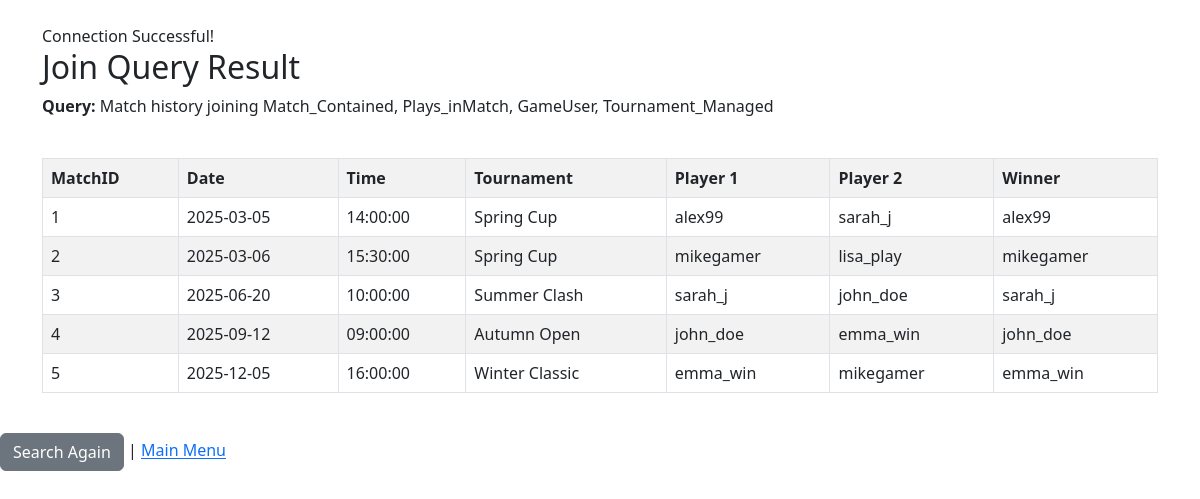
The page /queries/join.php on the database as committed earlier.
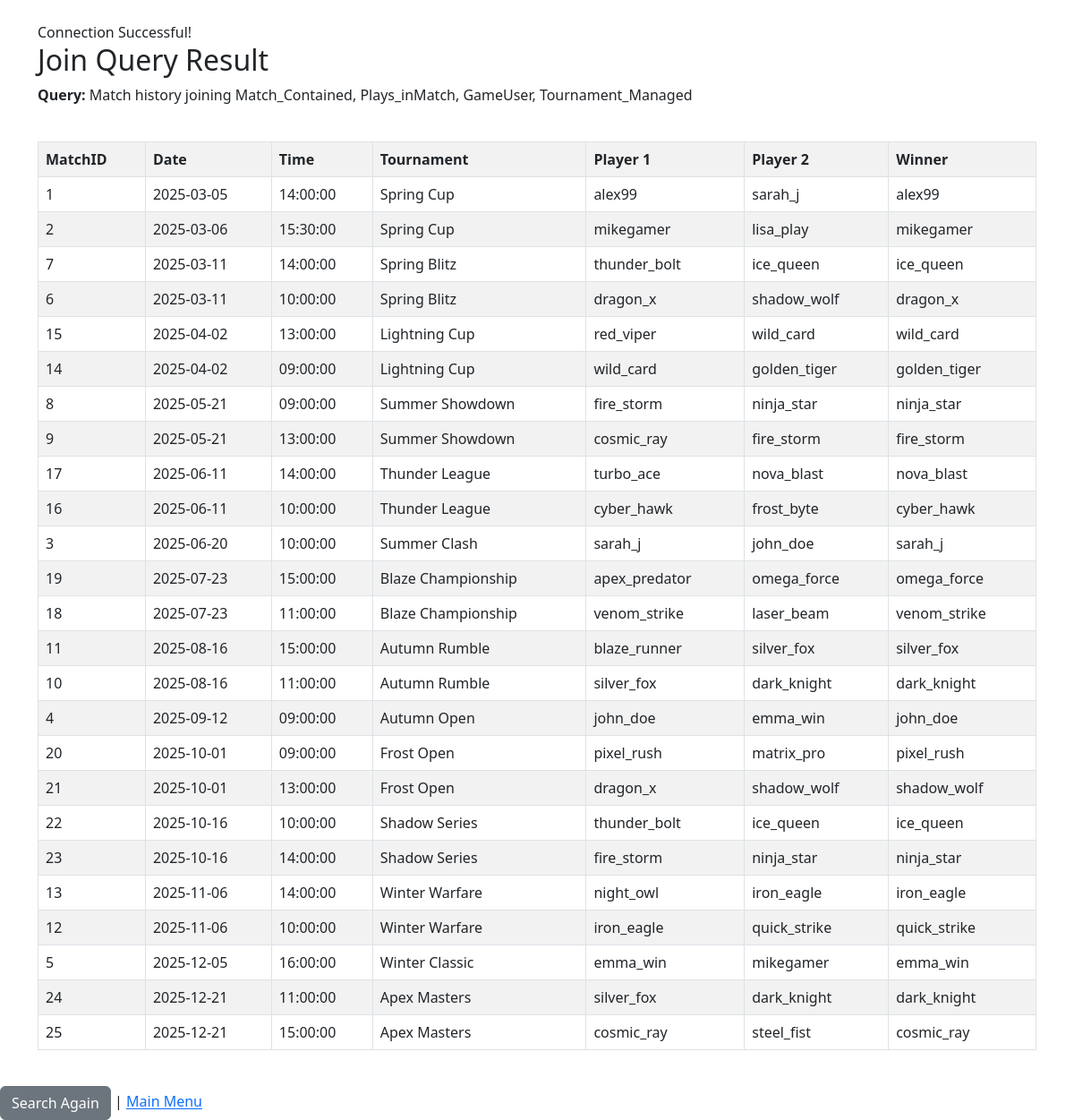
The same page on the database as committed later.
### tables this page shows
CREATE TABLE Match_Contained (
    MatchID INT PRIMARY KEY,
    Match_Date DATE DEFAULT (CURRENT_DATE),
    Match_Time TIME DEFAULT (CURRENT_TIME),
    Winner_ID INT,
    TournamentID INT,  
    FOREIGN KEY (TournamentID) REFERENCES Tournament_Managed(TournamentID)
        ON DELETE CASCADE
        ON UPDATE CASCADE,
    FOREIGN KEY (Winner_ID) REFERENCES Player(PlayerID)
        ON UPDATE CASCADE
);

CREATE TABLE Tournament_Managed (
    TournamentID INT PRIMARY KEY,
    Name VARCHAR(50) UNIQUE NOT NULL,
    Difficulty INT,
    StartDate DATE,
    ManagerID INT NOT NULL,
    SupervisorID INT NOT NULL,
    FOREIGN KEY (Difficulty) REFERENCES PrizeMoney(Difficulty)
        ON DELETE SET NULL
        ON UPDATE CASCADE,
    FOREIGN KEY (SupervisorID) REFERENCES Admin(AdminID)
        ON UPDATE CASCADE,
    FOREIGN KEY (ManagerID) REFERENCES TournamentManager(ManagerID)
        ON UPDATE CASCADE
);

CREATE TABLE GameUser (
    UserID INT PRIMARY KEY,
    Username VARCHAR(40) UNIQUE NOT NULL,
    Email VARCHAR(50) UNIQUE NOT NULL,
    Password VARCHAR(40) NOT NULL
);

### queries/join.php (the view, shortened to what this page needs)
<?php
$servername = "localhost";
$username   = "root";
$password   = "";
$database   = "tictactoe";
$TournamentID = $_POST['TournamentID'];
$conn = new mysqli($servername, $username, $password, $database);
if ($conn->connect_error) {
	die("Connection failed: " . $conn->connect_error);
} else {
	echo "<link rel='stylesheet' href='https://cdn.jsdelivr.net/npm/bootstrap@5.3.0/dist/css/bootstrap.min.css'>";
	echo "<div class='container mt-4'>";
	echo "Connection Successful! <br>";
}
if (empty($TournamentID)) {
	$query = "SELECT mc.MatchID, mc.Match_Date, mc.Match_Time,
	                 u1.Username AS Player1, u2.Username AS Player2,
	                 u3.Username AS Winner, tm.Name AS Tournament
	          FROM Match_Contained mc
	          JOIN Plays_inMatch pm ON mc.MatchID = pm.MatchID
	          JOIN GameUser u1 ON pm.Player1_ID = u1.UserID
	          JOIN GameUser u2 ON pm.Player2_ID = u2.UserID
	          LEFT JOIN GameUser u3 ON mc.Winner_ID = u3.UserID
	          JOIN Tournament_Managed tm ON mc.TournamentID = tm.TournamentID
	          ORDER BY mc.Match_Date";
}
echo "<h2>Join Query Result</h2>";
echo "<b>Query: </b> Match history joining Match_Contained, Plays_inMatch, GameUser, Tournament_Managed <br><br>";
$result = $conn->query($query);
if ($result->num_rows > 0) {
	echo "<table class='table table-bordered table-striped mt-3'>";
	echo "<tr><th>MatchID</th><th>Date</th><th>Time</th><th>Tournament</th><th>Player 1</th><th>Player 2</th><th>Winner</th></tr>";
	while ($row = $result->fetch_assoc()) {
		echo "<tr>
			<td>" . $row["MatchID"] . "</td>
			<td>" . $row["Match_Date"] . "</td>
			<td>" . $row["Match_Time"] . "</td>
			<td>" . $row["Tournament"] . "</td>
			<td>" . $row["Player1"] . "</td>
			<td>" . $row["Player2"] . "</td>
			<td>" . ($row["Winner"] ?? "No winner yet") . "</td>
		</tr>";
	}
	echo "</table>";
} else {
	echo "0 results found.";
}
echo "</div><br><a class='btn btn-secondary' href='join.html'>Search Again</a> | <a href='../index.php'>Main Menu</a>";
?>

Rows that differ between the two databases and show on the page:
added match_contained: MatchID "7", Match_Date "2025-03-11", Match_Time "14:00:00", TournamentID.Name "Spring Blitz", gameuser.Username "thunder_bolt", gameuser.Username "ice_queen"
added match_contained: MatchID "6", Match_Date "2025-03-11", Match_Time "10:00:00", TournamentID.Name "Spring Blitz", gameuser.Username "dragon_x", gameuser.Username "shadow_wolf"
added match_contained: MatchID "15", Match_Date "2025-04-02", Match_Time "13:00:00", TournamentID.Name "Lightning Cup", gameuser.Username "red_viper", gameuser.Username "wild_card"
added match_contained: MatchID "14", Match_Date "2025-04-02", Match_Time "09:00:00", TournamentID.Name "Lightning Cup", gameuser.Username "wild_card", gameuser.Username "golden_tiger"
added match_contained: MatchID "8", Match_Date "2025-05-21", Match_Time "09:00:00", TournamentID.Name "Summer Showdown", gameuser.Username "fire_storm", gameuser.Username "ninja_star"
added match_contained: MatchID "9", Match_Date "2025-05-21", Match_Time "13:00:00", TournamentID.Name "Summer Showdown", gameuser.Username "cosmic_ray", gameuser.Username "fire_storm"
added match_contained: MatchID "17", Match_Date "2025-06-11", Match_Time "14:00:00", TournamentID.Name "Thunder League", gameuser.Username "turbo_ace", gameuser.Username "nova_blast"
added match_contained: MatchID "16", Match_Date "2025-06-11", Match_Time "10:00:00", TournamentID.Name "Thunder League", gameuser.Username "cyber_hawk", gameuser.Username "frost_byte"
added match_contained: MatchID "19", Match_Date "2025-07-23", Match_Time "15:00:00", TournamentID.Name "Blaze Championship", gameuser.Username "apex_predator", gameuser.Username "omega_force"
added match_contained: MatchID "18", Match_Date "2025-07-23", Match_Time "11:00:00", TournamentID.Name "Blaze Championship", gameuser.Username "venom_strike", gameuser.Username "laser_beam"
added match_contained: MatchID "11", Match_Date "2025-08-16", Match_Time "15:00:00", TournamentID.Name "Autumn Rumble", gameuser.Username "blaze_runner", gameuser.Username "silver_fox"
added match_contained: MatchID "10", Match_Date "2025-08-16", Match_Time "11:00:00", TournamentID.Name "Autumn Rumble", gameuser.Username "silver_fox", gameuser.Username "dark_knight"
added match_contained: MatchID "20", Match_Date "2025-10-01", Match_Time "09:00:00", TournamentID.Name "Frost Open", gameuser.Username "pixel_rush", gameuser.Username "matrix_pro"
added match_contained: MatchID "21", Match_Date "2025-10-01", Match_Time "13:00:00", TournamentID.Name "Frost Open", gameuser.Username "dragon_x", gameuser.Username "shadow_wolf"
added match_contained: MatchID "22", Match_Date "2025-10-16", Match_Time "10:00:00", TournamentID.Name "Shadow Series", gameuser.Username "thunder_bolt", gameuser.Username "ice_queen"
added match_contained: MatchID "23", Match_Date "2025-10-16", Match_Time "14:00:00", TournamentID.Name "Shadow Series", gameuser.Username "fire_storm", gameuser.Username "ninja_star"
added match_contained: MatchID "13", Match_Date "2025-11-06", Match_Time "14:00:00", TournamentID.Name "Winter Warfare", gameuser.Username "night_owl", gameuser.Username "iron_eagle"
added match_contained: MatchID "12", Match_Date "2025-11-06", Match_Time "10:00:00", TournamentID.Name "Winter Warfare", gameuser.Username "iron_eagle", gameuser.Username "quick_strike"
added match_contained: MatchID "24", Match_Date "2025-12-21", Match_Time "11:00:00", TournamentID.Name "Apex Masters", gameuser.Username "silver_fox", gameuser.Username "dark_knight"
added match_contained: MatchID "25", Match_Date "2025-12-21", Match_Time "15:00:00", TournamentID.Name "Apex Masters", gameuser.Username "cosmic_ray", gameuser.Username "steel_fist"
